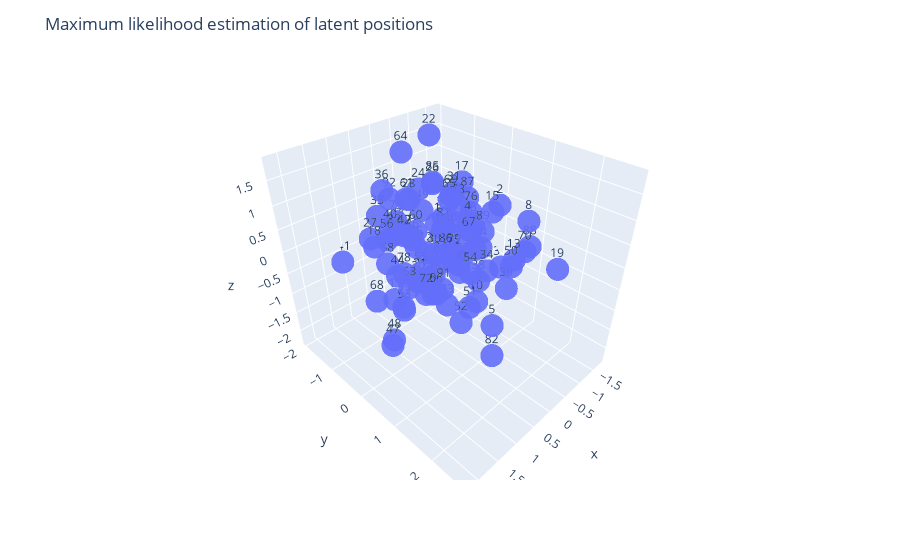

Notebook source saved alongside this figure:
### Markdown cell above
### Frequentist inference

### Code cell
Z_init = np.random.randn(n, 3)
a_init = np.random.randn()

Z_ML, a_ML, historyZ, historya =  SearchingMLE(G, Z_init ,a_init,10)
print("Initial log-likelihood:", loglikelihood(G,Z_init,a_init))
print("Final log-likelihood:", loglikelihood(G,Z_ML,a_ML))
print("Final alpha:", a_ML)
Y_ML = np.zeros((n, n))
for i in range(n):
    for j in range(n):
        if j != i:
            Y_ML[i,j] = expit(a_ML - 0.5 * np.linalg.norm(Z_ML[i] - Z_ML[j])**2)


df = pd.DataFrame(Z_ML, columns=['x', 'y', 'z'])
df['node'] = list(G.nodes)
fig = px.scatter_3d(df, x='x', y='y', z='z', text='node', opacity=0.9)
fig.update_layout(title='Maximum likelihood estimation of latent positions')
fig.show()

plt.figure(figsize=(15,5))
plt.subplot(1,3,1)
plt.plot([loglikelihood(G, historyZ[t],historya[t]) for t in range(len(historya))])
plt.title("Loglikelihood through optimization algorithm")
plt.subplot(1,3,2)
sns.heatmap(Y, annot=False, cmap="Blues", cbar=False, square=True, linewidths=0.5, linecolor='white')
plt.title("True sociomatrix matrix")
plt.subplot(1,3,3)
sns.heatmap(Y_ML, annot=False, cmap="Reds", cbar=False, square=True, linewidths=0.5, linecolor='white')
plt.title("Estimated sociomatrix matrix")
plt.show()

### Figure 1 — Plotly figure (JSON) as saved in the notebook; plotly's stock layout.template omitted (floating-point values rounded to 4 significant figures)
{"data": [{"hovertemplate": "x=%{x}<br>y=%{y}<br>z=%{z}<br>node=%{text}<extra></extra>", "legendgroup": "", "marker": {"color": "#636efa", "opacity": 0.9, "symbol": "circle"}, "mode": "markers+text", "name": "", "scene": "scene", "showlegend": false, "text": [0, 1, 2, 3, 4, 5, 6, 7, 8, 9, 10, 11, 12, 13, 14, 15, 16, 17, 18, 19, 20, 21, 22, 23, 24, 25, 26, 27, 28, 29, 30, 31, 32, 33, 34, 35, 36, 37, 38, 39, 40, 41, 42, 43, 44, 45, 46, 47, 48, 49, 50, 51, 52, 53, 54, 55, 56, 57, 58, 59, 60, 61, 62, 63, 64, 65, 66, 67, 68, 69, 70, 71, 72, 73, 74, 75, 76, 77, 78, 79, 80, 81, 82, 83, 84, 85, 86, 87, 88, 89, 90, 91, 92], "type": "scatter3d", "x": [1.015, 0.6563, -0.8949, -0.8571, -0.2127, 0.05326, -0.8653, -0.08554, -1.481, -0.9248, -0.1025, 0.7801, -0.05931, -0.8388, -0.8136, -0.345, -0.4834, -1.21, 1.461, 0.2463, -0.02033, 0.2722, -0.6817, 0.8197, 0.1216, 0.2252, -0.703, 1.144, -0.6844, -0.5537, 0.15, -0.6985, 0.5115, 0.6152, -0.6108, -0.7928, 0.401, -1.744, -0.9161, -0.5334, 0.5964, 1.123, 0.8508, -0.6173, 1.555, -0.4781, 0.3982, 2.167, 1.12, -1.091, -0.06525, -0.1024, 0.26, 1.437, 0.3922, 0.318, 0.8121, -0.3094, 1.026, -0.4888, 0.3533, 1.166, -0.646, 1.364, 0.273, 0.1563, 0.4747, 0.3596, 1.374, -0.138, -1.277, -0.4153, 0.4851, -0.5145, -0.3567, -0.2235, -0.3339, 0.8652, 1.014, -0.0406, -0.6952, -0.6436, -0.2476, 0.3802, -0.1518, -0.3396, 0.6894, -1.117, -1.514, -0.3315, -0.05259, 0.6757, 0.2873], "y": [0.7283, 0.4743, 0.5715, -0.6232, 0.3865, 1.325, -0.05779, -1.187, 0.8512, -0.5207, 0.7738, -0.6956, -0.6105, 1.052, 0.2113, 0.8591, -0.6117, -0.7208, -0.2505, 2.663, -0.862, -0.4895, -1.124, -0.03263, -0.5754, -0.5968, -1.081, -0.8184, -0.4739, -0.06697, -0.149, -0.4816, -0.9089, -1.266, 0.5684, -0.8564, -1.337, 0.01314, 0.09164, 1.146, -0.9174, -1.95, -0.1824, 0.2314, 0.4569, -0.4435, -0.4994, 0.9909, -0.3725, -1.875, 1.573, 0.5837, 0.7048, 0.4303, 1.044, -0.3802, -0.753, 0.3775, -0.5066, -0.2846, -0.4297, 0.3101, -1.025, 0.5258, -0.8373, 0.2727, 0.2405, 0.9519, -0.475, 0.023, 0.9735, -1.005, -0.04507, -0.1539, -1.884, -1.759, 0.3499, -0.3063, -0.04282, 0.2086, -0.5484, -0.7262, 1.128, 0.4422, -0.2864, -0.6836, 0.724, -0.4676, 0.9197, 0.6649, 0.3497, 0.6239, -1.272], "z": [-0.1513, 1.026, 0.8274, -1.014, 0.6661, -1.115, 0.1894, -0.2521, 0.3583, -1.091, -0.9274, -1.209, -0.4048, -0.1607, -0.2522, 1.006, -0.153, 0.7689, 0.5904, 0.9617, -1.265, -0.8384, 1.801, 1.349, 1.117, -0.1341, 0.7747, 0.3673, -0.5974, -0.4692, -0.1313, 0.7898, 0.1362, 0.4613, -0.5431, 0.03359, 0.9162, -1.288, -1.209, -0.638, 0.2793, -0.7123, 0.582, -0.1924, 0.3745, -0.5584, 0.1645, -0.429, -1.902, -0.3012, 0.3156, -1.19, -1.294, -0.4442, 0.1369, -0.6022, 0.2278, 0.4264, -0.1016, 0.2868, 0.3636, 1.612, -1.472, 0.06865, 1.809, 1.219, -0.7187, 0.8136, -0.7905, 1.104, -0.2095, -1.489, -0.8784, 0.6922, -0.4574, -0.1951, 0.8029, -1.136, -0.1002, -0.06991, -0.2015, -0.1215, -2.26, -0.9281, -0.5467, 1.064, 0.5321, 0.5269, -0.2195, 0.526, -0.4113, -0.2827, 0.7203]}], "layout": {"legend": {"tracegroupgap": 0}, "margin": {"t": 60}, "scene": {"domain": {"x": [0, 1], "y": [0, 1]}, "xaxis": {"title": {"text": "x"}}, "yaxis": {"title": {"text": "y"}}, "zaxis": {"title": {"text": "z"}}}, "title": {"text": "Maximum likelihood estimation of latent positions"}}}
